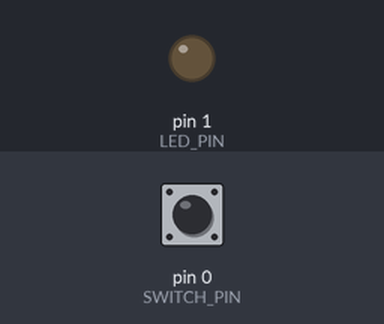
Recording of a sketch running on a simulated Arduino Uno, built with avr-gcc and run on an emulated ATmega328P. Parts: output pins drawn as LEDs (lit = HIGH). The test bench sets the inputs (shaded band); at power-on: pin 0 (SWITCH_PIN) HIGH.

Above: at 1.2 s.
1.3 s: pin 0 (SWITCH_PIN) pulled LOW for 0.15 s
At 1.37 s:
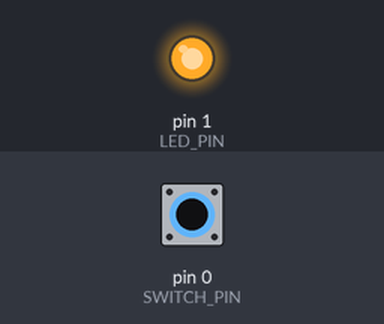
2.9 s: pin 0 (SWITCH_PIN) pulled LOW for 3.2 s
At 6.4 s:
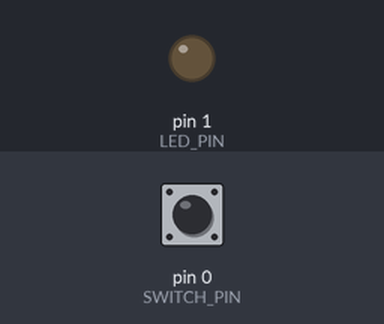
Timing chart, 0 to 7.9 s (numbered marks = the images above; inputs shaded):
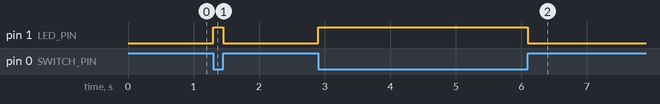

Measured:
- after the input at 1.3 s, pin 1 (LED_PIN): LOW → HIGH at once, → LOW 0.15 s later
- after the input at 2.9 s, pin 1 (LED_PIN): LOW → HIGH at once, → LOW 3.2 s later

The sketch:

gemma_pushbutton.ino
```cpp
const int SWITCH_PIN = 0;
const int LED_PIN = 1;

int last_pin_state;

void setup() {
  pinMode(SWITCH_PIN, INPUT);
  digitalWrite(SWITCH_PIN, HIGH);
  pinMode(LED_PIN, OUTPUT);
}

void loop() {
  int pin_state = digitalRead(SWITCH_PIN);
  if (pin_state != last_pin_state) {
    int led_state = (pin_state == LOW) ? HIGH : LOW;
    digitalWrite(LED_PIN, led_state);
    last_pin_state = pin_state;
  }
}
```
